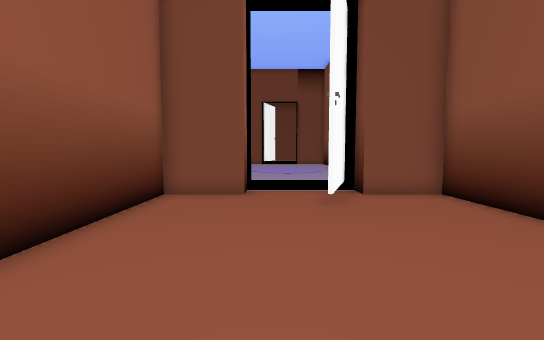
view 1 (above)

20 first-person views from a walk through a 3-D level made in the Unity game engine. The camera is 1.4 m above the floor, tilts 4° down and sees 90° across. The floor is counted in squares, 1 m on a side. Each view is taken from the middle of a square. On the plan, view 1 faces up. The plan holds only what a view shows up to about 13 squares ahead; the rest is blank. The place goes on beyond the plan. The player is left out. Door leaves are left out, so doorways stand open. Some surface patterns are stand-ins.

view 2
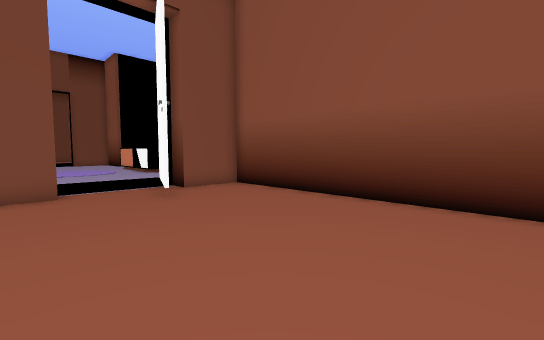

view 3
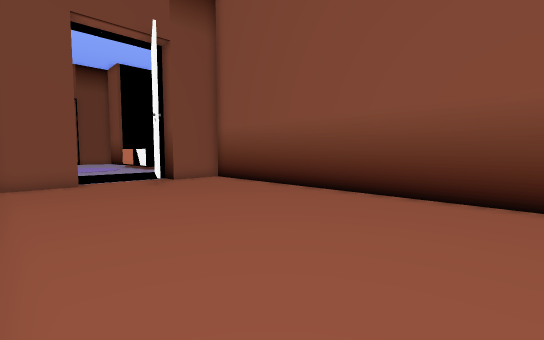

view 4
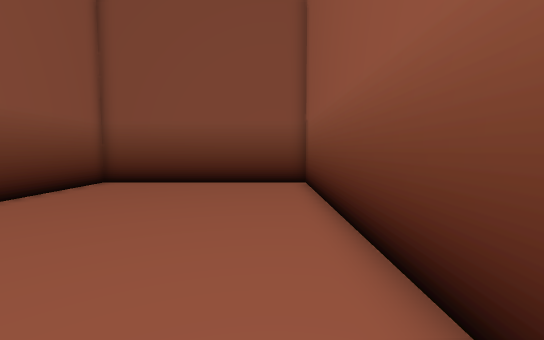

view 5
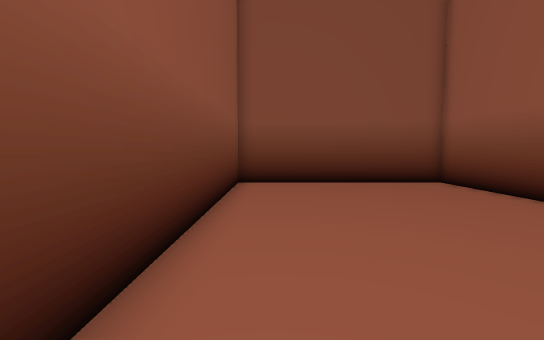

view 6
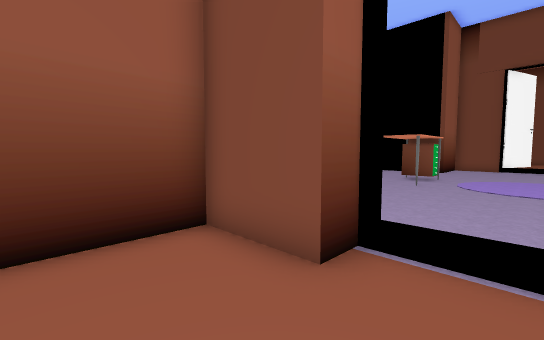

view 7
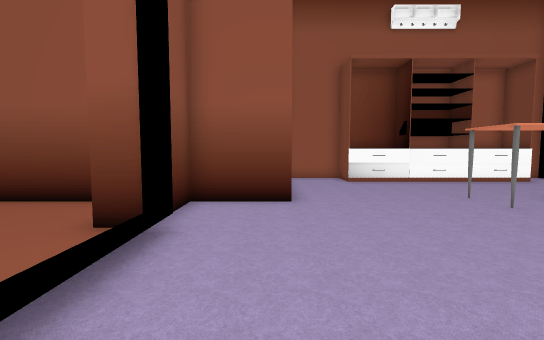

view 8
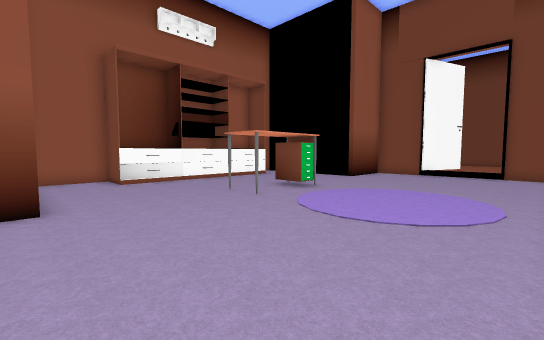

view 9
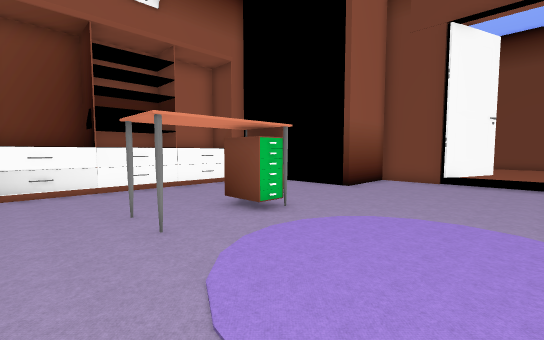

view 10
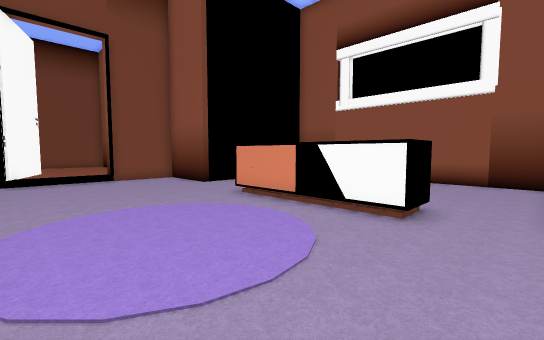

view 11
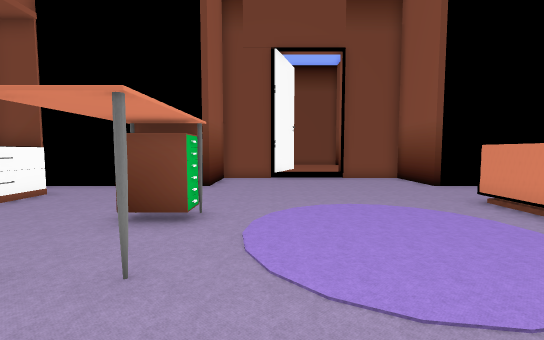

view 12
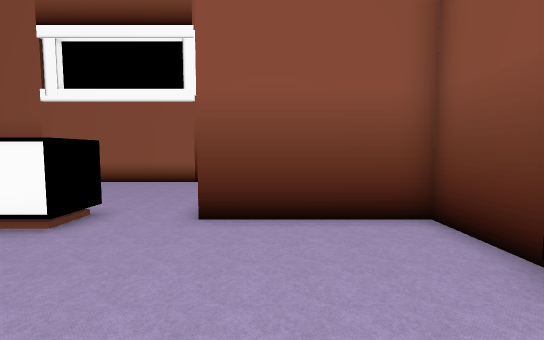

view 13
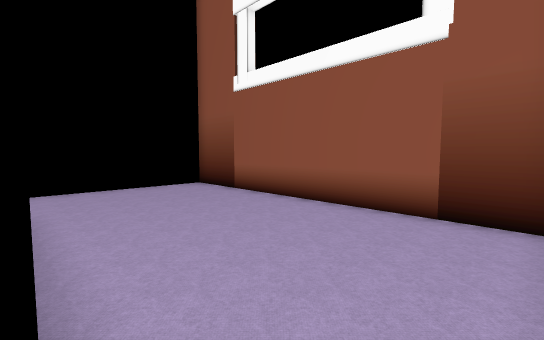

view 14
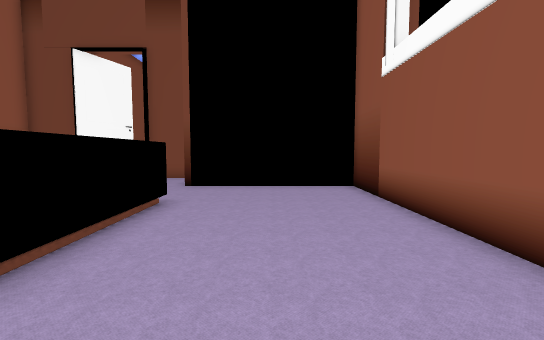

view 15
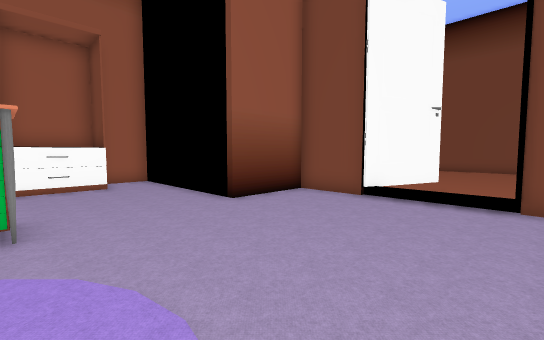

view 16
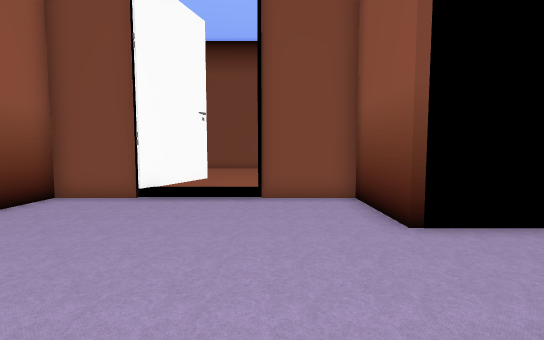

view 17
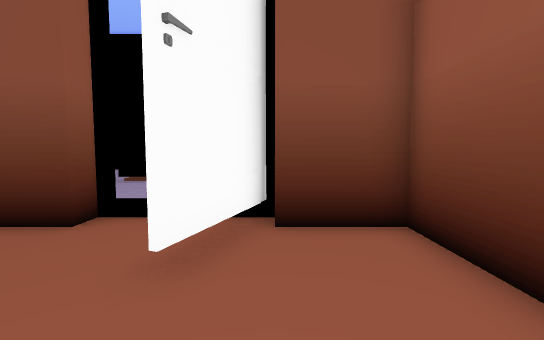

view 18
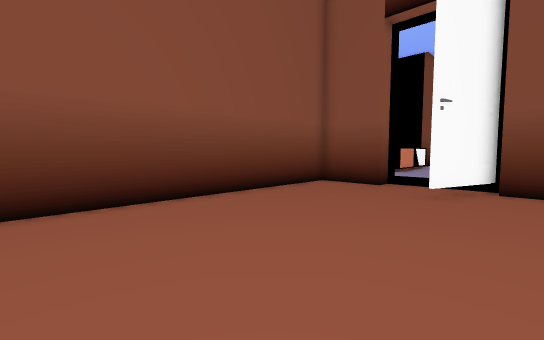

view 19
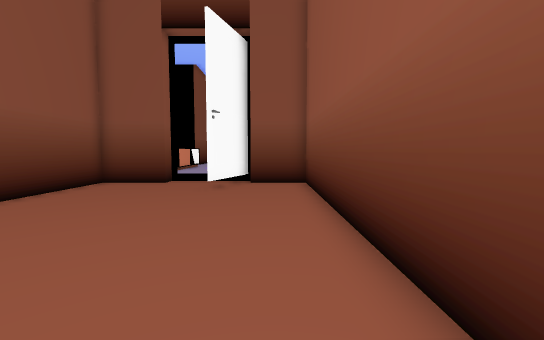

view 20
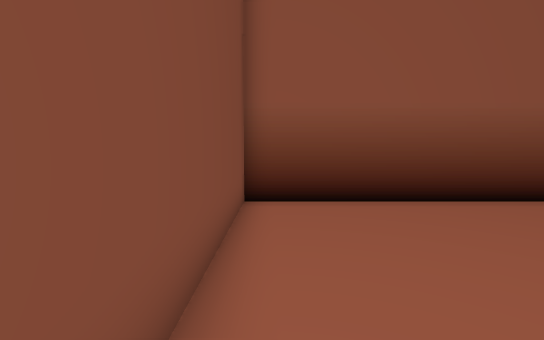

### Floor plan
Points are (right, up) in squares from view 1. A wall is a line through its corners. A room is listed if a view was taken in it or the views show most of it. See-through windows are left out.
Room 1 (views 1, 2, 3, 4, 5, 6)
walls: (-0.9, 9.8) (-0.9, 8.7) (-3.5, 8.7) (-3.5, -5.1) (5.5, -5.1) (5.5, 8.7) (3, 8.7) (3, 9.5)
ways out: opening at (1, 10.7) to room 2
objects: other object (2, 7) to (3, 10)
Room 2 (views 7, 8, 9, 10, 11, 12, 13, 14, 15, 16)
walls: (5.5, 25.8) (5.5, 29.1) (2.7, 29.1) (2.7, 30.1); (-3.5, 12.6) (-3.5, 9.7) (-2.1, 9.7); (-1.4, 29.1) (-3.5, 29.1) (-3.5, 25.9) (-3.9, 25.9); (-8.3, 23.7) (-9.8, 23.7); (-8.3, 23.7) (-8.3, 15.5) (-10.1, 15.5) (-10.1, 13); (3.4, 9.7) (5.5, 9.7) (5.5, 14.6); (12.3, 14.9) (12.3, 25.9); (-10.1, 25.9) (-10.1, 21.4)
ways out: opening at (1, 10.7) to room 1; opening at (1, 30) to room 3; open door at (-8, 16); open door at (-8, 18); open door at (-7.5, 21); open door at (-7.5, 24)
objects: drawers (-8, 17); drawers (-8, 20); drawers (-8, 22); desk (-4, 18) to (-3, 18); desk (-4, 20) to (-3, 21); other object (-1, 29) to (0, 32); other object (5, 17) to (6, 22)
Room 3 (views 17, 18, 19, 20)
walls: (-3.5, 40.6) (-3.5, 30.1) (-1, 30.1); (2.7, 30.1) (5.5, 30.1) (5.5, 42.8) (-1.4, 42.8)
ways out: opening at (1, 30) to room 2

Where each view was taken, in squares from view 1:
view 1: 0 up, 0 right, facing up
view 2: 1 down, 2 left, facing up-right
view 3: 4 down, 3 left, facing up-right
view 4: 7 up, 2 left, facing down
view 5: 7 up, 4 right, facing down
view 6: 6 up, 1 right, facing up-left
view 7: 12 up, 4 right, facing left
view 8: 12 up, 4 right, facing up-left
view 9: 16 up, 2 right, facing up-left
view 10: 15 up, 1 left, facing up-right
view 11: 15 up, 1 left, facing up
view 12: 13 up, 0 right, facing right
view 13: 15 up, 6 right, facing up-right
view 14: 15 up, 9 right, facing up
view 15: 21 up, 3 right, facing up-left
view 16: 21 up, 3 right, facing up
view 17: 35 up, 1 left, facing down
view 18: 41 up, 2 left, facing down-right
view 19: 42 up, 2 left, facing down
view 20: 42 up, 2 left, facing right
